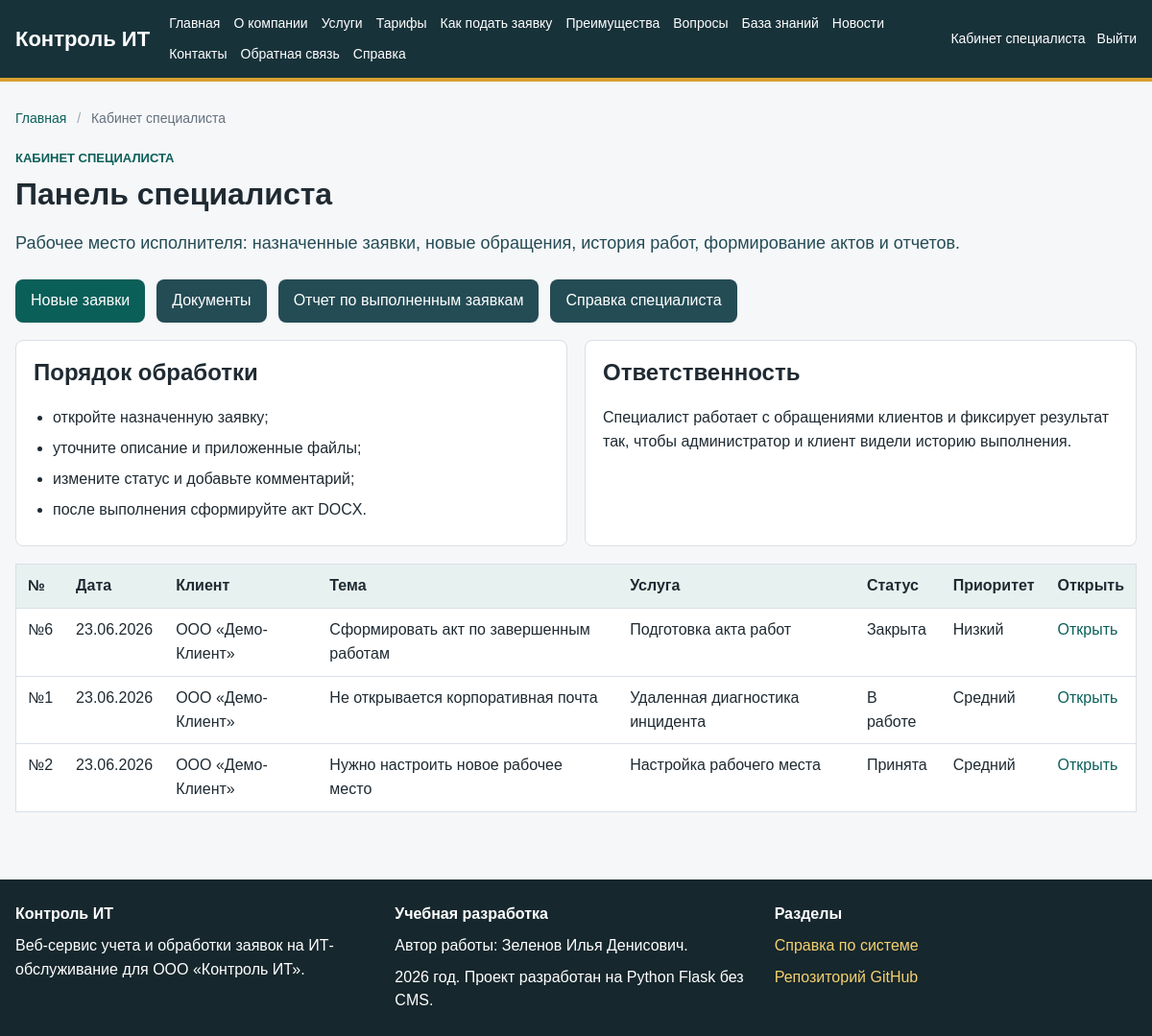
Page /specialist/dashboard (signed in) on the committed database.
### app/models.py (models this page shows, shortened)
class Ticket(db.Model):
    __tablename__ = "tickets"
    id = db.Column(db.Integer, primary_key=True)
    title = db.Column(db.String(180), nullable=False)
    description = db.Column(db.Text, nullable=False)
    created_at = db.Column(db.DateTime, default=datetime.utcnow)
    updated_at = db.Column(db.DateTime, default=datetime.utcnow, onupdate=datetime.utcnow)
    deadline_at = db.Column(db.DateTime)
    closed_at = db.Column(db.DateTime)
    client_id = db.Column(db.Integer, db.ForeignKey("clients.id"), nullable=False)
    specialist_id = db.Column(db.Integer, db.ForeignKey("employees.id"))
    service_id = db.Column(db.Integer, db.ForeignKey("services.id"), nullable=False)
    status_id = db.Column(db.Integer, db.ForeignKey("ticket_statuses.id"), nullable=False)
    priority_id = db.Column(db.Integer, db.ForeignKey("ticket_priorities.id"), nullable=False)
    client = db.relationship("Client", back_populates="tickets")
    specialist = db.relationship("Employee", back_populates="assigned_tickets")
    service = db.relationship("Service", back_populates="tickets")
    status = db.relationship("TicketStatus", back_populates="tickets")
    priority = db.relationship("TicketPriority", back_populates="tickets")
    comments = db.relationship("TicketComment", back_populates="ticket", cascade="all, delete-orphan")
    attachments = db.relationship("Attachment", back_populates="ticket", cascade="all, delete-orphan")
    documents = db.relationship("Document", back_populates="ticket", cascade="all, delete-orphan")

class Client(db.Model):
    __tablename__ = "clients"
    id = db.Column(db.Integer, primary_key=True)
    organization_name = db.Column(db.String(180), nullable=False)
    inn = db.Column(db.String(20))
    address = db.Column(db.String(255))
    contact_person = db.Column(db.String(150))
    created_at = db.Column(db.DateTime, default=datetime.utcnow)
    user_id = db.Column(db.Integer, db.ForeignKey("users.id"), nullable=False)
    user = db.relationship("User", back_populates="client")
    tickets = db.relationship("Ticket", back_populates="client")

class Service(db.Model):
    __tablename__ = "services"
    id = db.Column(db.Integer, primary_key=True)
    name = db.Column(db.String(150), nullable=False)
    description = db.Column(db.Text)
    price = db.Column(db.Float, default=0)
    is_active = db.Column(db.Boolean, default=True)
    category_id = db.Column(db.Integer, db.ForeignKey("service_categories.id"), nullable=False)
    category = db.relationship("ServiceCategory", back_populates="services")
    tickets = db.relationship("Ticket", back_populates="service")

class TicketStatus(db.Model):
    __tablename__ = "ticket_statuses"
    id = db.Column(db.Integer, primary_key=True)
    name = db.Column(db.String(80), unique=True, nullable=False)
    sort_order = db.Column(db.Integer, default=0)
    tickets = db.relationship("Ticket", back_populates="status")

class TicketPriority(db.Model):
    __tablename__ = "ticket_priorities"
    id = db.Column(db.Integer, primary_key=True)
    name = db.Column(db.String(80), unique=True, nullable=False)
    response_hours = db.Column(db.Integer, default=24)
    tickets = db.relationship("Ticket", back_populates="priority")

### app/routes/specialist.py (the view)
@specialist_bp.route("/dashboard")
@login_required
@role_required("Специалист")
def dashboard():
    employee = current_user.employee
    tickets = Ticket.query.filter_by(specialist=employee).order_by(Ticket.updated_at.desc()).all()
    return render_template(
        "specialist/dashboard.html",
        title="Панель специалиста",
        tickets=tickets,
        breadcrumbs=specialist_breadcrumbs(),
    )

### app/models.py (called while the page is built)
@login_manager.user_loader
def load_user(user_id):
    return User.query.get(int(user_id))

    @property
    def is_active(self):
        return self.is_active_account

    def has_role(self, *role_names):
        return self.role and self.role.name in role_names

### app/routes/specialist.py (called while the page is built)
def specialist_breadcrumbs(*items):
    trail = [{"label": "Главная", "url": url_for("public.home")}]
    if items:
        trail.append({"label": "Кабинет специалиста", "url": url_for("specialist.dashboard")})
        trail.extend(items)
    else:
        trail.append({"label": "Кабинет специалиста", "url": None})
    return trail

### app/templates/specialist/dashboard.html (shortened to what this page needs)
{% extends "base.html" %}
{% block content %}
<section class="page-header">
    <p class="eyebrow">Кабинет специалиста</p>
    <h1>Панель специалиста</h1>
    <p class="lead">
        Рабочее место исполнителя: назначенные заявки, новые обращения, история работ,
        формирование актов и отчетов.
    </p>
</section>
<div class="actions">
    <a class="button" href="{{ url_for('specialist.new_tickets') }}">Новые заявки</a>
    <a class="button secondary" href="{{ url_for('specialist.documents') }}">Документы</a>
    <a class="button secondary" href="{{ url_for('specialist.reports') }}">Отчет по выполненным заявкам</a>
    <a class="button secondary" href="{{ url_for('specialist.help_page') }}">Справка специалиста</a>
</div>
<section class="section-grid">
    <article class="info-box">
        <h2>Порядок обработки</h2>
        <ul class="clean-list">
            <li>откройте назначенную заявку;</li>
            <li>уточните описание и приложенные файлы;</li>
            <li>измените статус и добавьте комментарий;</li>
            <li>после выполнения сформируйте акт DOCX.</li>
        </ul>
    </article>
    <article class="info-box">
        <h2>Ответственность</h2>
        <p>
            Специалист работает с обращениями клиентов и фиксирует результат так,
            чтобы администратор и клиент видели историю выполнения.
        </p>
    </article>
</section>
{% include "specialist/_tickets_table.html" %}
{% endblock %}

### app/templates/specialist/_tickets_table.html
<table>
    <thead>
    <tr>
        <th>№</th>
        <th>Дата</th>
        <th>Клиент</th>
        <th>Тема</th>
        <th>Услуга</th>
        <th>Статус</th>
        <th>Приоритет</th>
        <th>Открыть</th>
    </tr>
    </thead>
    <tbody>
    {% for ticket in tickets %}
        <tr>
            <td>№{{ ticket.id }}</td>
            <td>{{ ticket.created_at.strftime('%d.%m.%Y') }}</td>
            <td>{{ ticket.client.organization_name }}</td>
            <td>{{ ticket.title }}</td>
            <td>{{ ticket.service.name }}</td>
            <td>{{ ticket.status.name }}</td>
            <td>{{ ticket.priority.name }}</td>
            <td><a href="{{ url_for('specialist.ticket_detail', ticket_id=ticket.id) }}">Открыть</a></td>
        </tr>
    {% else %}
        <tr>
            <td colspan="8">Заявки отсутствуют.</td>
        </tr>
    {% endfor %}
    </tbody>
</table>

### app/static/css/style.css (style rules this page uses)
:root { --page: #f6f7f9; --surface: #ffffff; --surface-soft: #eef6f4; --ink: #1f2a32; --muted: #63717d; --line: #d9e0e5; --header: #18323a; --header-2: #244c55; --accent: #0f766e; --accent-strong: #0b5f59; --warning: #b7791f; --danger: #b42318; --success: #1f7a4d; --white: #ffffff; }
* { box-sizing: border-box; }
body { margin: 0; font-family: Arial, Helvetica, sans-serif; color: var(--ink); background: var(--page); line-height: 1.55; }
a { color: var(--accent-strong); text-decoration: none; }
.page-header { margin-bottom: 24px; }
.page-header h1 { margin-bottom: 10px; }
h1 { margin-top: 0; font-size: 32px; line-height: 1.2; }
h2 { margin-top: 0; line-height: 1.25; }
.lead { font-size: 18px; color: var(--header-2); }
.eyebrow { margin: 0 0 8px; color: var(--accent-strong); font-size: 13px; font-weight: 700; text-transform: uppercase; }
.cards, .dashboard-grid, .section-grid { display: grid; grid-template-columns: repeat(auto-fit, minmax(240px, 1fr)); gap: 18px; margin: 18px 0; }
.card, .metric, .info-box, .form-card, .comment { background: var(--surface); border: 1px solid var(--line); border-radius: 8px; padding: 18px; }
.actions { display: flex; gap: 12px; margin: 18px 0; flex-wrap: wrap; }
.button, button { display: inline-block; background: var(--accent-strong); color: var(--white); border: none; border-radius: 8px; padding: 10px 16px; cursor: pointer; font: inherit; text-align: center; }
.button.secondary { background: var(--header-2); }
table { width: 100%; border-collapse: collapse; background: var(--white); border: 1px solid var(--line); margin: 18px 0; }
th, td { padding: 10px 12px; border-bottom: 1px solid var(--line); text-align: left; vertical-align: top; }
th { background: #e7f1ef; }
.clean-list, .step-list { margin: 12px 0 0; padding-left: 20px; }
.clean-list li, .step-list li { margin-bottom: 7px; }

### rows in the picture
Ticket: id "6", created_at "23.06.2026", client.organization_name "ООО «Демо-Клиент»", title "Сформировать акт по завершенным работам", service.name "Подготовка акта работ", status.name "Закрыта", priority.name "Низкий"
Ticket: id "1", created_at "23.06.2026", client.organization_name "ООО «Демо-Клиент»", title "Не открывается корпоративная почта", service.name "Удаленная диагностика инцидента", status.name "В работе", priority.name "Средний"
Ticket: id "2", created_at "23.06.2026", client.organization_name "ООО «Демо-Клиент»", title "Нужно настроить новое рабочее место", service.name "Настройка рабочего места", status.name "Принята", priority.name "Средний"

### other values in the picture
{{ crumb.label }} "Главная"
{{ crumb.label }} "Кабинет специалиста"
